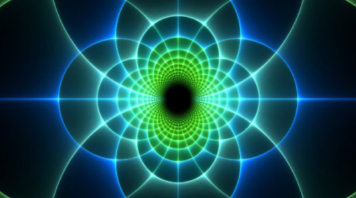
#> input picture Symmetry/main/spython.png, 356 x 198 px
$ python __init__.py
#> lines starting #> are read from the running program, lines starting #| are printed output that depends on the picture
from PIL import Image

image_origin = Image.open('spython.png')
#> image_origin is the input picture: PIL image 356x198 RGBA; mean R, G, B, A 20.9, 78.6, 82, 255
alpha = 0.1

width_origin = image_origin.width
#> width_origin = 356
height_origin = image_origin.height
#> height_origin = 198

width_half_origin = width_origin / 2
#> width_half_origin = 178
height_half_origin = height_origin / 2
#> height_half_origin = 99


def create_image(srt_point, size, x_reverse, y_reverse):
#> called with x_reverse = False, y_reverse = False
    srt_x = 0 if srt_point[0] == 0 else width_half_origin
#> srt_x = 0
    srt_y = 0 if srt_point[1] == 0 else height_half_origin
#> srt_y = 0
    end_x = width_half_origin if size[0] == 1 else width_origin
#> end_x = 178
    end_y = height_half_origin if size[1] == 1 else height_origin
#> end_y = 198

    crop_image = image_origin.copy().crop((srt_x, srt_y, end_x, end_y)).convert('RGB')
    if x_reverse:
        crop_image = crop_image.transpose(Image.FLIP_LEFT_RIGHT)
    if y_reverse:
        crop_image = crop_image.transpose(Image.FLIP_TOP_BOTTOM)

    return crop_image

    # 1--------2--------O   Srt point
    # |        |        |   1 : [0, 0],  2 : [1, 0],  3 : [0, 1],  4 : [1, 1]
    # |        |        |   End point
    # 3--------4--------5   5 : [2, 1],  6 : [1, 2],  7 : [2, 2]
    # |        |        |
    # |        |        |
    # O--------6--------7


def calculate():
    a_left = create_image([0, 0], [1, 2], False, False)
    _a_right = create_image([1, 0], [2, 2], True, False)
    a_top = create_image([0, 0], [2, 1], False, False)
    _a_bottom = create_image([0, 1], [2, 2], False, True)
#> call 4 of create_image, with x_reverse = False, y_reverse = True
#> in create_image (call 4), `crop_image = image_origin.copy().crop((srt_x, srt_y, end_x, end_y)).co..`:
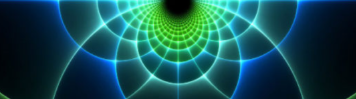
#> crop_image: PIL image 356x99 RGB; mean R, G, B 20.9, 78.7, 82.2
#> in create_image (call 4), `crop_image = crop_image.transpose(Image.FLIP_TOP_BOTTOM)`:
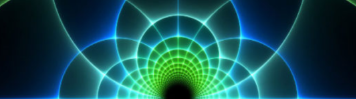
#> crop_image: PIL image 356x99 RGB; mean R, G, B 20.9, 78.7, 82.2
    a_1 = create_image([0, 0], [1, 1], False, False)
    _a_4 = create_image([1, 1], [2, 2], True, True)
#> in create_image (call 6), `crop_image = crop_image.transpose(Image.FLIP_TOP_BOTTOM)`:
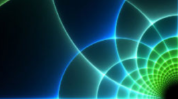
#> crop_image: PIL image 178x99 RGB; mean R, G, B 20.9, 78.6, 82.1
    a_2 = create_image([1, 0], [2, 1], False, False)
#> in create_image (call 7), `crop_image = image_origin.copy().crop((srt_x, srt_y, end_x, end_y)).co..`:
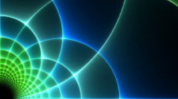
#> crop_image: PIL image 178x99 RGB; mean R, G, B 20.9, 78.5, 81.9
    _a_3 = create_image([0, 1], [1, 2], True, True)
#> in create_image (call 8), `crop_image = image_origin.copy().crop((srt_x, srt_y, end_x, end_y)).co..`:
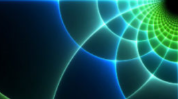
#> crop_image: PIL image 178x99 RGB; mean R, G, B 20.9, 78.7, 82.3
#> in create_image (call 8), `crop_image = crop_image.transpose(Image.FLIP_LEFT_RIGHT)`:
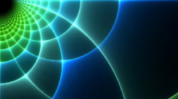
#> crop_image: PIL image 178x99 RGB; mean R, G, B 20.9, 78.7, 82.3
#> in create_image (call 8), `crop_image = crop_image.transpose(Image.FLIP_TOP_BOTTOM)`:
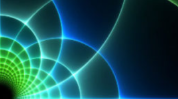
#> crop_image: PIL image 178x99 RGB; mean R, G, B 20.9, 78.7, 82.3

    sh = s(a_left, _a_right)
    sv = s(a_top, _a_bottom)
    sd = (s(a_1, _a_4) + s(a_2, _a_3)) / 2  # Average
    measure = (sh + sv + sd) / 3  # Average
    return measure


def s(image1, image2):
    width = image1.width
#> width = 178
    height = image1.height
#> height = 198
    result = 0

    for i in range(width):
        for j in range(height):
            r1, g1, b1 = image1.getpixel((i, j))
            r2, g2, b2 = image2.getpixel((i, j))
            result += sim(r1 + g1 + b1, r2 + g2 + b2)

    return result / (width * height)


def sim(pixel1, pixel2):
    ii = pixel1 / (255 * 3)  # pixel data's range is 0 to 1, but original data's range is 0 to 255.
    ij = pixel2 / (255 * 3)  # And it need to divide to 3 to get average data.
    return 1 if (abs(ii - ij) < alpha) else 0


print(calculate())
